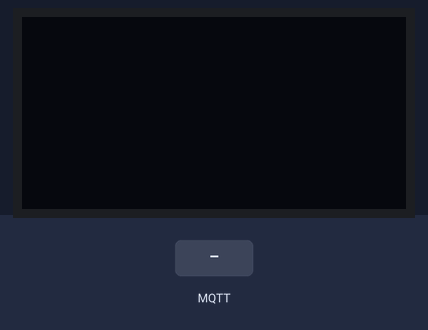
The program below on a simulated ESP32 board running MicroPython. On the bench: 128×64 one-colour display. Inputs (shaded band) come from the test bench. WiFi joins after 1.5 s; no MQTT or app messages arrive unless stated; library files of the repository ran but are not shown: ssd1306.py; what the program prints to the serial console is not drawn.

Above: at 2.8 s.
2.9 s: MQTT message "1" arrives on the first subscribed topic
At 3.3 s:
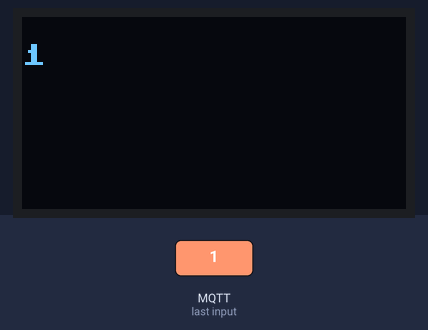
4.4 s: MQTT message "on" arrives on the first subscribed topic
At 5.0 s:
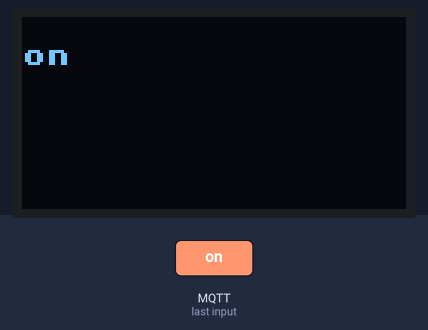
5.9 s: MQTT message "off" arrives on the first subscribed topic
At 6.4 s:
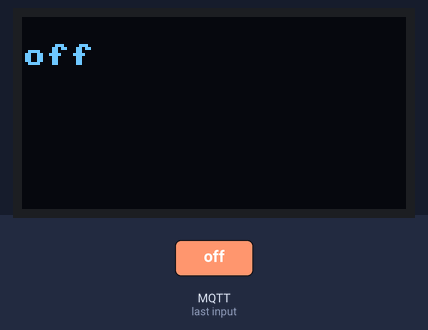
Timing chart, 0 to 8.9 s (numbered marks = the images above; inputs shaded):
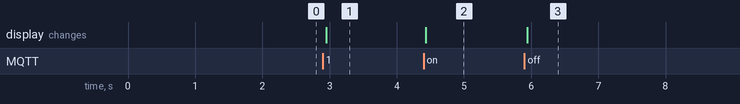

Measured:
- after the input at 2.9 s, the display: changes after 0.05 s (image 1)
- after the input at 4.4 s, the display: changes at once (image 2)
- after the input at 5.9 s, the display: changes at once (image 3)

The program:

main2.py
```python
#########################匯入模組#########################
import mcu
from machine import Pin, I2C
import ssd1306


#########################函式與類別定義#########################
def on_message(topic, msg):
    global msg_received
    msg_received = msg.decode("utf-8")  # Byte to String
    topic = topic.decode("utf-8")
    print(f"my subscribe topic is:{topic},msg:{msg_received}")


#########################宣告與設定#########################
msg_received = ""  # 初始化，避免未收到訊息時使用到未定義變數

gpio = mcu.gpio()

i2c = I2C(scl=Pin(gpio.D1), sda=Pin(gpio.D2))
oled = ssd1306.SSD1306_I2C(128, 64, i2c)
wi = mcu.wifi()
wi.setup(ap_active=False, sta_active=True)
if wi.connect("SingularClass", "Singular#1234"):
    print(f"IP={wi.ip}")
else:
    print("WiFi connect failed")

mqClient0 = mcu.MQTT(
    "a", "mqtt.singularinnovation-ai.com", "singular", "Singular#1234", 60
)
mqClient0.connect()
mqClient0.subscribe("bakayarou", on_message)  # 設定想訂閱的主題

#########################主程式#########################
while True:

    msg_num = len(msg_received)
    # 查看是否有訂閱主題發布的資料
    mqClient0.check_msg()  # 等待已訂閱的主題發送資料
    oled.fill(0)  # 清除顯示
    oled_high = 0
    for i in range(0, msg_num, 16):
        msg = msg_received[i : i + 16]
        oled_high += 9
        oled.text(msg, 0, oled_high)

    oled.show()
```

mcu.py
```python
import sys
import network
from machine import PWM, Pin
from umqtt.simple import MQTTClient


class gpio:
    def __init__(self):
        self._D0 = 16
        self._D1 = 5
        self._D2 = 4
        self._D3 = 0
        self._D4 = 2
        self._D5 = 14
        self._D6 = 12
        self._D7 = 13
        self._D8 = 15
        self._SDD3 = 10
        self._SDD2 = 9

    @property  # 讓指令變數變的樣子(讓指令變不可改)
    def D0(self):
        return self._D0

    @property
    def D1(self):
        return self._D1

    @property
    def D2(self):
        return self._D2

    @property
    def D3(self):
        return self._D3

    @property
    def D4(self):
        return self._D4

    @property
    def D5(self):
        return self._D5

    @property
    def D6(self):
        return self._D6

    @property
    def D7(self):
        return self._D7

    @property
    def D8(self):
        return self._D8

    @property
    def SDD3(self):
        return self._SDD3

    @property
    def SDD2(self):
        return self._SDD2


class wifi:
    def __init__(self, ssid=None, password=None):
        """
        初始化WIFI模組
        ssid: WIFI名稱
        password: WIFI密碼
        """

        self.sta = network.WLAN(network.STA_IF)  # 建立 WLAN 物件，設定為站台模式
        self.ap = network.WLAN(network.AP_IF)  # 建立 WLAN 物件，設定為基地台模式
        self.ssid = ssid
        self.password = password
        self.ap_active = False
        self.sta_active = False
        self.ip = None

    def setup(self, ap_active=False, sta_active=False):
        """
        設定WIFI模組
        ap_active: 是否開放AP模式
        sta_active: 是否開放STA模式

        使用方法:
        wi.setup(ap_active=True|False,sta_active=True|False)
        """
        self.ap_active = ap_active
        self.sta_active = sta_active
        self.ap.active(ap_active)
        self.sta.active(sta_active)

    def scan(self):
        """
        掃描附近的WIFI
        返回:WIFI列表
        使用方法:
        wi.scan()
        """
        if self.sta_active:
            wifi_list = self.sta.scan()
            print("Scan result:")
            for i in range(len(wifi_list)):
                print(wifi_list[i][0])
        else:
            print("STA模式未啟用")

    def connect(self, ssid=None, password=None) -> bool:
        """
        連接WIFI
        ssid: WIFI名稱
        password: WIFI密碼
        返回:是否連接成功
        使用方法:
        wi.connect(ssid="WIFI名稱",password="WIFI密碼")
        """
        if self.sta_active:
            if ssid is None:
                ssid = self.ssid
            if password is None:
                password = self.password
            self.sta.connect(ssid, password)
            while not self.sta.isconnected():
                pass
            if self.sta.isconnected():
                self.ip = self.sta.ifconfig()[0]
                print("Connected, IP address:", self.ip)
                return True
            print("Failed to connect to WiFi")
            return False
        else:
            print("STA模式未啟用")
            return False


class LED:
    def __init__(self, r_pin, g_pin, b_pin, pwm: bool = False):
        """
        LED 類別用於管理 RGB LED

        屬性:
            RED(Pin):紅色LED
            GREEN(Pin):綠色LED
            BLUE(Pin):藍色LED
        方法:__init__(r_pin,g_pin,b_pin,pwm: bool = False):初始化LED。
            當pwm=False時，使用 Pin控制LED。
            當pwm=True時，使用 PWM控制LED亮度。
            RED.value(value):設定紅色LED狀態或亮度。
            GREEN.value(value):設定綠色LED狀態或亮度。
            BLUE.value(value):設定藍色LED狀態或亮度。
            RED.duty(duty):設定紅色LED PWM佔空比。
            GREEN.duty(duty):設定綠色LED PWM佔空比。
            BLUE.duty(duty):設定藍色LED PWM佔空比。
        """
        self.pwm = pwm
        if pwm == False:
            self.RED = Pin(r_pin, Pin.OUT)
            self.GREEN = Pin(g_pin, Pin.OUT)
            self.BLUE = Pin(b_pin, Pin.OUT)
        else:
            frequency = 1000
            duty_cycle = 0
            self.RED = PWM(Pin(r_pin), freq=frequency, duty=duty_cycle)
            self.GREEN = PWM(Pin(g_pin), freq=frequency, duty=duty_cycle)
            self.BLUE = PWM(Pin(b_pin), freq=frequency, duty=duty_cycle)

    def LED_open(self, RED_value, GREEN_value, BLUE_value):
        """
        LED開啟方法
        LED_open(RED_value,GREEN_value,BLUE_value)
        例如:


        led = LED(r_pin=5, g_pin=4, b_pin=0, pwm=False)
        led.LED_open(1, 0, 0)  # 設定紅色LED開啟，綠色和藍色LED關閉

        led = LED(r_pin=5, g_pin=4, b_pin=0, pwm=True)
        led.LED_open(512, 0, 0)  # 設定紅色LED亮度為512，綠色和藍色LED關閉
        """
        if self.pwm == False:
            self.RED.value(RED_value)
            self.GREEN.value(GREEN_value)
            self.BLUE.value(BLUE_value)
        else:
            self.RED.duty(RED_value)
            self.GREEN.duty(GREEN_value)
            self.BLUE.duty(BLUE_value)


class MQTT:
    def __init__(self, Client_id, sever, user, password, keepalive):
        """
        抓取MQTTClient物件
        連接MQTT伺服器
        訂閱主題
        等待以訂閱之主題發送資料
        使用方法:
        1.import mcu
        2.mcu.MQTT
        """
        """
        使用方式:
        mqClient(MQTT伺服器名稱,使用者名稱,密碼,保持連線時間)要是str
        """
        self.mqClient = MQTTClient(
            Client_id, sever, user=user, password=password, keepalive=keepalive
        )
        """
        MQTT.connect()
        """

    def connect(self):
        try:
            self.mqClient.connect()
        except:
            sys.exit()
        finally:
            print("connected MQTT server")

    """
    MQTT.subscribe(主題)
    """

    def subscribe(self, topic: str, callback: function):
        self.mqClient.set_callback(callback)  # 設定接收訊息的時候要呼叫的函式
        self.mqClient.subscribe(topic)  # 設定想訂閱的主題

    """
    MQTT.check_msg()
    """

    def check_msg(self):
        self.mqClient.check_msg()  # 等待已訂閱的主題發送資料
        self.mqClient.ping()  # 持續確認是否還保持連線
```
